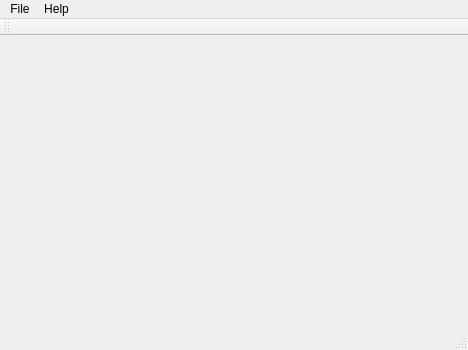
<?xml version="1.0" encoding="UTF-8"?>
<ui version="4.0">
 <class>MainWindow</class>
 <widget class="QMainWindow" name="MainWindow">
  <property name="geometry">
   <rect>
    <x>0</x>
    <y>0</y>
    <width>468</width>
    <height>350</height>
   </rect>
  </property>
  <property name="windowTitle">
   <string>MainWindow</string>
  </property>
  <widget class="QWidget" name="centralWidget">
   <property name="sizePolicy">
    <sizepolicy hsizetype="Fixed" vsizetype="Fixed">
     <horstretch>0</horstretch>
     <verstretch>0</verstretch>
    </sizepolicy>
   </property>
  </widget>
  <widget class="QMenuBar" name="mainWindowmenuBar">
   <property name="geometry">
    <rect>
     <x>0</x>
     <y>0</y>
     <width>468</width>
     <height>25</height>
    </rect>
   </property>
   <widget class="QMenu" name="menuFile">
    <property name="title">
     <string>File</string>
    </property>
    <addaction name="actionOpen_database"/>
    <addaction name="separator"/>
    <addaction name="action_Quit"/>
   </widget>
   <widget class="QMenu" name="menuHelp">
    <property name="title">
     <string>Help</string>
    </property>
    <addaction name="actionQt"/>
   </widget>
   <addaction name="menuFile"/>
   <addaction name="menuHelp"/>
  </widget>
  <widget class="QToolBar" name="mainToolBar">
   <property name="sizePolicy">
    <sizepolicy hsizetype="Fixed" vsizetype="Fixed">
     <horstretch>0</horstretch>
     <verstretch>0</verstretch>
    </sizepolicy>
   </property>
   <attribute name="toolBarArea">
    <enum>TopToolBarArea</enum>
   </attribute>
   <attribute name="toolBarBreak">
    <bool>false</bool>
   </attribute>
  </widget>
  <widget class="QStatusBar" name="statusBar"/>
  <action name="actionOpen_database">
   <property name="text">
    <string>&amp;Open database</string>
   </property>
  </action>
  <action name="action_Quit">
   <property name="text">
    <string>&amp;Quit</string>
   </property>
  </action>
  <action name="actionQt">
   <property name="text">
    <string>Qt</string>
   </property>
  </action>
 </widget>
 <layoutdefault spacing="6" margin="11"/>
 <resources/>
 <connections>
  <connection>
   <sender>action_Quit</sender>
   <signal>triggered()</signal>
   <receiver>MainWindow</receiver>
   <slot>close()</slot>
   <hints>
    <hint type="sourcelabel">
     <x>-1</x>
     <y>-1</y>
    </hint>
    <hint type="destinationlabel">
     <x>199</x>
     <y>149</y>
    </hint>
   </hints>
  </connection>
 </connections>
</ui>
